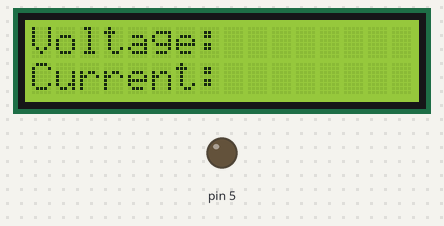
Bench run of a sketch on a simulated Arduino Uno, built with avr-gcc and run on an emulated ATmega328P. Shown: 16×2 character LCD, output pins drawn as LEDs (lit = HIGH). Wiring (inferred from the signals the program sends): character LCD (HD44780): RS pin 4; E pin 6; data pin 7, pin 8, pin 9, pin 10. Pins used as bus, display or sensor lines are not drawn.

Above: at 0.1 s.
At 3.1 s:
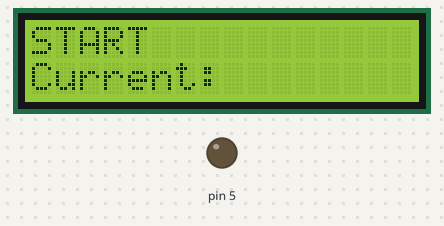
At 6.1 s:
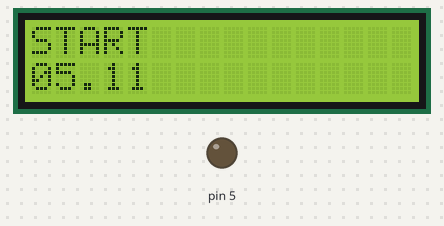
At 12.1 s:
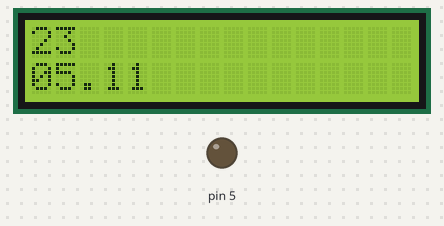
At 21.1 s:
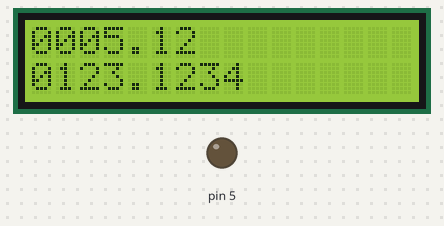
At 36.2 s:
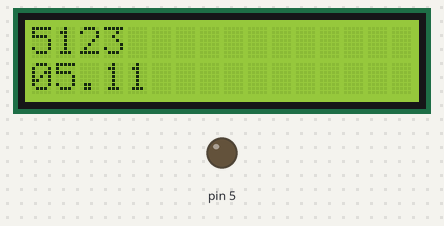

Measured:
- what the display in image 0 shows lasts 3.0 s, from 0.0 s to 3.0 s

The sketch:

lcd_Library.ino
```cpp
#include"lcdDisplay.h"

#define MSP430

#ifdef MSP430
  #define RS  4
  #define RW  5
  #define E   6
  #define D7  10
  #define D6  9
  #define D5  8
  #define D4  7
#else
  #define RS  9
  #define RW  8
  #define E   7
  #define D7  3
  #define D6  4
  #define D5  5
  #define D4  6
#endif

lcdDisplay lcd(RS, RW, E, D7, D6, D5, D4);

unsigned short A = 5113;
float B = 123.1344;

void test(){
  delay(3000);
  lcd.setCursorPosition(1,0);
  lcd.clearRegion(16);
  lcd.setCursorPosition(1,0);
  lcd.writeText("START");
  delay(3000);
  lcd.setCursorPosition(2,0);
  lcd.clearRegion(16);
  lcd.setCursorPosition(2,0);
  lcd.writeFloatNumber((float)A/1000.00,2,2);
  delay(3000);
  lcd.setCursorPosition(1,0);
  lcd.clearRegion(16);
  lcd.setCursorPosition(1,0);
  lcd.writeNumber(5123,4);
  delay(3000);
  lcd.setCursorPosition(1,0);
  lcd.clearRegion(16);
  lcd.setCursorPosition(1,0);
  lcd.writeNumber(5123,2);
  delay(3000);
  lcd.setCursorPosition(1,0);
  lcd.clearRegion(16);
  lcd.setCursorPosition(1,0);
  lcd.writeNumber(-9876,4);
  delay(3000);
  lcd.setCursorPosition(1,0);
  lcd.clearRegion(16);
  lcd.setCursorPosition(1,0);
  lcd.writeFloatNumber(5.123,4,2);
  delay(3000);
  lcd.setCursorPosition(2,0);
  lcd.clearRegion(16);
  lcd.setCursorPosition(2,0);
  lcd.writeFloatNumber(123.12345,4,4);
  delay(3000);
  lcd.setCursorPosition(1,0);
  lcd.clearRegion(10);
  lcd.setCursorPosition(1,0);
  lcd.writeFloatNumber(12.567,2,3);
  delay(3000);
  lcd.setCursorPosition(2,0);
  lcd.clearRegion(10);
  lcd.setCursorPosition(2,0);
  lcd.writeFloatNumber(6.789,2,2);
}

void setup() {
  //Serial.begin(9600);
  lcd.setup();
  lcd.displayOn();
  lcd.writeText("Voltage: ");
  lcd.setCursorPosition(2,0);
  lcd.writeText("Current: ");
}

void loop(){

  test();

}
```

lcdDisplay.cpp
```cpp
#include "lcdDisplay.h"

// main constructor and initializer
lcdDisplay::lcdDisplay(uint8_t rs, uint8_t rw, uint8_t e, uint8_t db7, uint8_t db6, uint8_t db5, uint8_t db4){
    RS_pin = rs; RW_pin = rw; E_pin = e;
    pinArray[0] = db7;
    pinArray[1] = db6;
    pinArray[2] = db5;
    pinArray[3] = db4;
    FOUR_BIT_MODE = true;
    pinMode(RS_pin, OUTPUT);
    pinMode(RW_pin, OUTPUT);
    pinMode(E_pin, OUTPUT);
    for(uint8_t i=0; i<4; i++)
        pinMode(pinArray[i], OUTPUT);
}

// setup function, must be called first
void lcdDisplay::setup(uint8_t lines, bool normal_font)
{
    LINES  = lines;
    NORMAL_FONT = normal_font;

    delayMicroseconds(60000);
    digitalWrite(RS_pin, LOW);
    digitalWrite(RW_pin, LOW);
    digitalWrite(E_pin, LOW);

    // Force init - the program must set all functions prior to the 4 bit operations
    // When power is on, 8 bit operations are automatically selected and the first write must be
    // performed as 8 bit opperation thus a rewrite is required pages 39+42 datasheet
    // This step is problematic , found this solution from another library
    if (FOUR_BIT_MODE){
        formatCommand(0x30);
        for (uint8_t i=0; i<=3; i++){
            digitalWrite(pinArray[i], commandArray[i]);
        };
        sendClock();
        delayMicroseconds(5000);

        sendClock();
        delayMicroseconds(5000);

        sendClock();
        delayMicroseconds(150);

        formatCommand(SET_FUNCTION);
        for (uint8_t i=0; i<=3; i++){
            digitalWrite(pinArray[i], commandArray[i]);
        };
        sendClock();

        setFunction();
        delayMicroseconds(4500);

        displayOff();

        displayClear();

        setEntryMode();
    }
}

// basic helper function for sendData and sendCommand
void lcdDisplay::sendClock(){
    digitalWrite(E_pin, LOW);
    delayMicroseconds(10);
    digitalWrite(E_pin, HIGH);
    delayMicroseconds(10);
    digitalWrite(E_pin, LOW);
    delayMicroseconds(50);
}

// helper function that prepares the command array
// the command array holds the state for each out pin
void lcdDisplay::formatCommand(uint8_t command)
{
    uint8_t mask = 0x80;
    uint8_t tmp;
    for (uint8_t i=0;i<8;i++){
        tmp = command & mask;
        if (tmp != 0) tmp = 1;
        commandArray[i] = tmp;
        mask = mask >> 1;
    };
}

// send basic data operation
void lcdDisplay::sendData(char data, long duration){
    formatCommand(data);
    digitalWrite(RS_pin, HIGH);
    digitalWrite(RW_pin, LOW);
    for (uint8_t i=0; i<=7; i++){
        digitalWrite(pinArray[i%4], commandArray[i]);
        if (i==3 || i==7)
            sendClock();
    };
    delayMicroseconds(duration);
}

// send basic command operation
void lcdDisplay::sendCommand(uint8_t command, long duration){
    // pinArray [ DB7_pin, DB6_pin, DB5_pin, DB4_pin ];
    // commandArray  [ D7, D6, D5, D4, D3, D2, D1, D0 ]
    formatCommand(command);
    digitalWrite(RS_pin, LOW);
    digitalWrite(RW_pin, LOW);
    for (uint8_t i=0; i<=7; i++){
        digitalWrite(pinArray[i%4], commandArray[i]);
        if (i==3 || i==7)
            sendClock();
    };
    delayMicroseconds(duration);
}

// sets interface data lenth (4 bit only), number of lines (2) and font - page 24 datasheet
void lcdDisplay::setFunction(){
    uint8_t command = SET_FUNCTION;
    if (FOUR_BIT_MODE == false){
        // Data length 8 bits - 0001 0000
        command += 0x10;
    }
    if (LINES == 2){
        // - 0000 1000
        command += 0x08;
    }
    if (NORMAL_FONT == false){
        // - 0000 0100
        command += 0x04;
    }
    sendCommand((uint8_t)command, 40);   // 70 us
}

// sets DDRAM adress
void lcdDisplay::setCursorPosition(uint8_t row, uint8_t position){
    uint8_t command = SET_RAM_ADDRESS;
    if (row == 1)
        command += position;
    else{
        command += 0x40;
        command += position;
    }
    sendCommand((uint8_t)command, 40);
}

// display a single character
void lcdDisplay::writeCharacter(char c){
    sendData(c, 50);
}

// write text; setCursorPosition must be called before
void lcdDisplay::writeText(const String &txt){
    for(uint16_t i=0; i<txt.length(); i++){
        writeCharacter(txt[i]);
        delayMicroseconds(40);
    }
}

// sets the display off, cursor off and blinking off
void lcdDisplay::displayOff(){
    sendCommand(DISPLAY_OFF, 60);
    delayMicroseconds(2000);
}

// cleard the entire display and sets DDRAM addres to 0 in address counter (home)
void lcdDisplay::displayClear(){
    sendCommand(DISPLAY_CLEAR, 60);
    delayMicroseconds(4000);
}

// sets the display off, cursor on/off or blinking on/off
void lcdDisplay::displayOn(bool cursor_on, bool blink_on){
    uint8_t command = DISPLAY_ON;
    if (cursor_on)
        command += 0x02;
    if (blink_on)
        command += 0x01;
    sendCommand(command, 50);
}

// sets cursor move direction and specifies display shift - operations during data write/read
void lcdDisplay::setEntryMode(bool direct, bool shift){
    uint8_t command = SET_ENTRY_MODE;
    if (direct == true)
        command +=0x02;
    if (shift == true)
        command +=0x01;
    sendCommand(command, 50);
}

// sets DDRAM addres to 0 in address counter (start of the first line)
void lcdDisplay::setHome(){
    sendCommand(DISPLAY_HOME, 40);
    delayMicroseconds(50000);
}


void lcdDisplay::writeNumber(int number, const uint8_t nr_of_digits){
    // setCursorPosition must be called before
    // maximum 5 digits
    // nr_of_digits is the max number of digits, including leading zeros
    // ex: nr = 23, nr_of_digits = 4 -> 0023

    bool is_negative = false;
    uint8_t digits[nr_of_digits];
	uint8_t i = 0;

    if (number < 0){
        is_negative = true;
        number *=-1;
    };
    while(i <= nr_of_digits - 1){
        // ascii ofset for 0 is 48
        digits[i] = static_cast<uint8_t>(number % 10)+48;
        number = number / 10;
        i++;
    };
    if (is_negative){
        writeCharacter('-');
    };
    while(i>0){
    	i--;
    	writeCharacter(digits[i]);
    };
}


void lcdDisplay::writeFloatNumber(float number,  const uint8_t int_nr_of_digits, const uint8_t nr_of_decimals){
    // setCursorPosition must be called before
    // MAX 4 decimals
    // nr_of_digits is the max number of digits for the integer part, including leading zeros
    // ex: nr = 23.245, number_of_decimals = 2, nr_of_digits = 4 -> 0023.24

    const uint16_t dec_mult[4] = {10, 100, 1000, 10000};
    uint16_t integer_part, decimal_part;
    uint8_t max_index;
    bool is_negative = false;

    if (number < 0){
        is_negative = true;
        number *=-1;
    };

    if (nr_of_decimals > 4){
        max_index = 3;
    }
    else{
        max_index = nr_of_decimals - 1;
    }

    integer_part = static_cast<uint16_t>(number);
    number       = (number - integer_part)*dec_mult[max_index];
    decimal_part = static_cast<uint16_t>(number);

    if (is_negative){
        writeCharacter('-');
    };
    writeNumber(integer_part, int_nr_of_digits);
    writeCharacter('.');
    writeNumber(decimal_part, nr_of_decimals);
}


void lcdDisplay::clearRegion(uint8_t nr_of_positions){
    // writes spaces 0x20 for number_of_position
    // set address must be called before
    uint8_t i = 0;
    while(i < nr_of_positions){
        writeCharacter(' ');
        i++;
    }
}


lcdDisplay::~lcdDisplay(){
};
```

lcdDisplay.h
```cpp
#pragma once

#ifdef MSP430
#include <Energia.h>
#else
#include <Arduino.h>
#endif

#ifndef lcdDisplay_h
#define lcdDisplay_h

class lcdDisplay
{
    // only the 4 bit interface is implemented
    private:
        uint8_t RS_pin;
        uint8_t RW_pin;
        uint8_t E_pin;
        //  [ DB7_pin, DB6_pin, DB5_pin, DB4_pin ] - 4 bit interface holds the pin indentifiers
        uint8_t pinArray[4];
        //  stores out pin states for each command  [ D7, D6, D5, D4, D3, D2, D1, D0 ]
        uint8_t commandArray[8];
        uint8_t LINES;              //  holds the number of display lines - can be 1 or 2
        bool    NORMAL_FONT;        //  is true when the normal font is used
        bool    FOUR_BIT_MODE;      //  is true when using 4 bit interface (DB7,DB6,DB5, DB4)

        // basic instructions codes
        static const uint8_t DISPLAY_CLEAR = 0x01;
        static const uint8_t DISPLAY_HOME = 0x02;
        static const uint8_t DISPLAY_ON = 0x0C;
        static const uint8_t DISPLAY_OFF = 0x08;
        static const uint8_t SET_FUNCTION = 0x20;
        static const uint8_t SET_RAM_ADDRESS = 0x80;
        static const uint8_t SET_ENTRY_MODE = 0x04;

        // send basic command operation
        void sendCommand        (uint8_t command, long duration);
        // send basic data operation
        void sendData           (char data, long duration);
        // helper function that prepares the command array
        // the command array holds the state for each out pin
        void formatCommand      (uint8_t command);
        // basic helper function for sendData and sendCommand
        void sendClock          ();
        // display a single character
        void writeCharacter     (char c);

    public:
        // main constructor
        lcdDisplay              (uint8_t rs, uint8_t rw, uint8_t e, uint8_t db7, uint8_t db6, uint8_t db5, uint8_t db4);
        ~lcdDisplay             ();

        // -----------------------BASIC COMMANDS-------------------------------------------

        // setup function, must be called first
        void setup              (uint8_t lines = 2, bool normal_font = true);
        // cleard the entire display and sets DDRAM addres to 0 in address counter (home)
        void displayClear       ();
        // sets DDRAM addres to 0 in address counter (start of the first line)
        void setHome            ();
        // sets the display off, cursor off and blinking off
        void displayOff         ();
        // sets interface data lenth (4 bit only), number of lines (2) and font - page 24 datasheet
        void setFunction        ();
        // sets the display off, cursor on/off or blinking on/off
        void displayOn          (bool cursor_on = false, bool blink_on = false);
        // sets cursor move direction and specifies display shift - operations during data write/read
        void setEntryMode       (bool direct = true, bool shift = false);
        // sets DDRAM adress
        void setCursorPosition  (uint8_t row, uint8_t position);

        // -----------------------AGREGATE OPERATIONS-------------------------------------------

        // write text; setCursorPosition must be called before
        void writeText          (const String &txt);

        // display an integer (negative or positive) ; setCursorPosition must be called before
        // nr_of_digits is the max number of digits (5), including leading zeros - ex: nr = 23, nr_of_digits = 4 -> 0023
        void writeNumber        (int number, const uint8_t nr_of_digits = 5);

        // display a float number (negative and positive) ; setCursorPosition must be called before
        // nr_of_digits is the max number of digits (5) for the integer part, including leading zeros - max decimals 4
        // ex: nr = 23.245, number_of_decimals = 2, nr_of_digits = 4 -> 0023.24
        void writeFloatNumber   (float number,  const uint8_t int_nr_of_digits = 3, const uint8_t nr_of_decimals = 4);

        // writes spaces 0x20 for number_of_position
        // set address must be called before
        void clearRegion        (uint8_t nr_of_positions);
};

#endif
```
